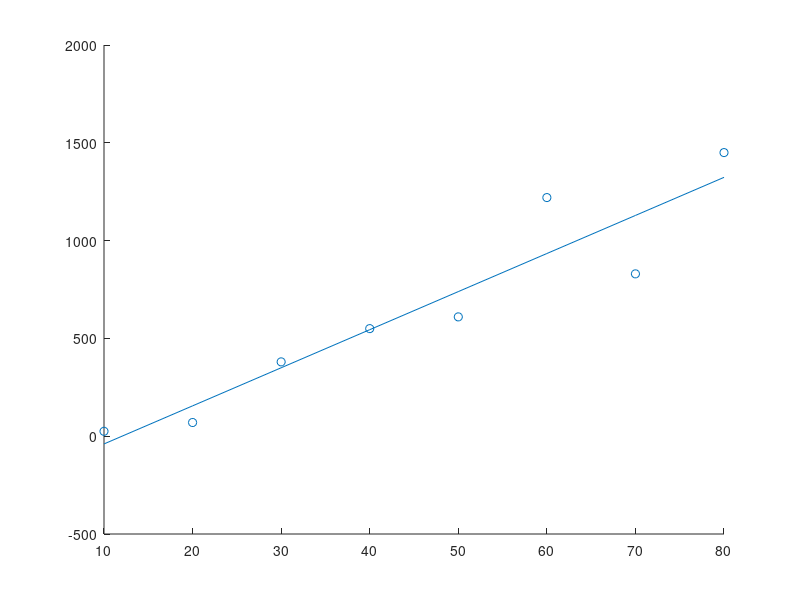

This figure's MATLAB source:
%Linear Regression

x=[10:10:80];
y=[25,70,380,550,610,1220,830,1450];

n=length(x);

C=[n,sum(x);sum(x),sum(x.^2)];
B=[sum(y);sum(x.*y)];

a=C\B;
y_mod=a(1)+a(2)*x;

scatter(x,y);
hold('on');
plot(x,y_mod);
hold off;